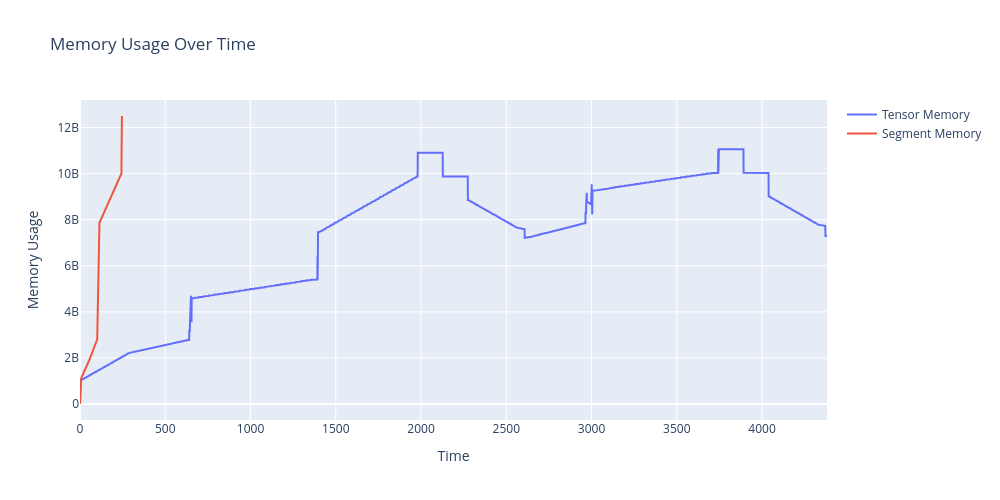

Notebook source saved alongside this figure:
### Code cell
c_est.plot_memory_change()

### Figure 1 — Plotly figure (JSON) as saved in the notebook; plotly's stock layout.template omitted (floating-point values rounded to 4 significant figures; data arrays with more than 128 entries replaced by an {"elided": "..."} marker saying what was removed)
{"data": [{"mode": "lines", "name": "Tensor Memory", "x": {"elided": "4382 int values"}, "y": {"elided": "4382 int values"}, "type": "scatter"}, {"mode": "lines", "name": "Segment Memory", "x": {"elided": "247 int values"}, "y": {"elided": "247 int values"}, "type": "scatter"}], "layout": {"title": {"text": "Memory Usage Over Time"}, "xaxis": {"title": {"text": "Time"}}, "yaxis": {"title": {"text": "Memory Usage"}}, "width": 1000, "height": 500}}
